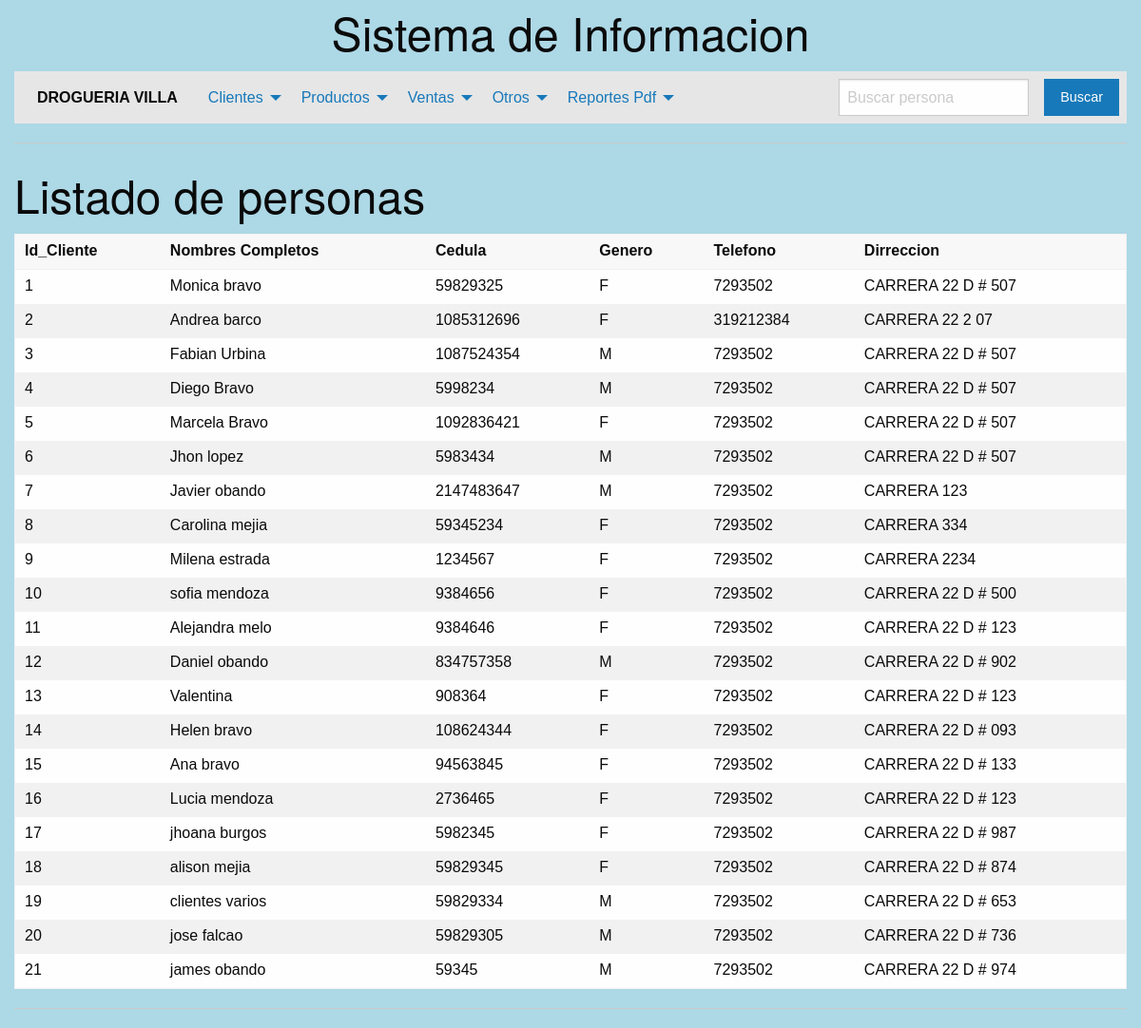
The page /listar1.php on the database its author committed.
### tables this page shows
CREATE TABLE `cliente` (
  `id_usuario` int(10) NOT NULL,
  `nombre` varchar(150) NOT NULL,
  `cedula` int(10) NOT NULL,
  `genero` varchar(1) NOT NULL,
  `telefono` int(15) NOT NULL,
  `direccion` varchar(20) NOT NULL
);

### listar1.php (the view, shortened to what this page needs)
<head>
  <link rel="stylesheet" href="css/foundation.css">
  <link rel="stylesheet" href="css/app.css">
</head>
<body>
  <div class="grid-container">
        <?php include('dibuja_menu.php'); ?>
        <h1>Listado de personas</h1>
        <table>
            <thead>
                <th>Id_Cliente </th>
                <th>Nombres Completos </th>
                <th>Cedula </th>
                <th>Genero</th>
                <th>Telefono</th>
                <th>Dirreccion</th>
            </thead>
            <tbody>
                <?php
                    $bd  = conectar();
                    $sql = "select * from cliente order by id_usuario";
                    $res = mysqli_query($bd,$sql);
                    while ($arr = mysqli_fetch_array($res)){
                        echo "<tr>";
                        echo "<td>" . $arr[0] . "</td>";
                        echo "<td>" . $arr[1] . "</td>";
                        echo "<td>" . $arr[2] . "</td>";
                        echo "<td>" . $arr[3] . "</td>";
                        echo "<td>" . $arr[4] . "</td>";
                        echo "<td>" . $arr[5] . "</td>";
                        echo "</tr>";
                    }
                ?>
            </tbody>
        </table>
        <hr>
    </div>
</body>
</html>

### dibuja_menu.php
<?php
echo "
<center> <h1>Sistema de Informacion </h1></center>
<div class='top-bar'>
  <div class='top-bar-left'>
    <ul class='dropdown menu' data-dropdown-menu>
      <li class='menu-text'> DROGUERIA VILLA </li>
      <li>
        <a href='#'>Clientes</a>
        <ul class='menu vertical'>
          <li><a href='listar1.php'>Listar</a></li>
          <li><a href='index.php'>Insertar</a></li>
          <li><a href='eliminar1.php'>Eliminar</a></li>
          <li><a href='consultar1.php'>Consultar por genero</a></li>
        </ul>
      </li>
      <li>
        <a href='#'>Productos</a>
        <ul class='menu vertical'>
          <li><a href='listar_pro.php'>Listar</a></li>
          <li><a href='productor1.php'>Insertar</a></li>
          <li><a href='eliminar_pro.php'>Eliminar</a></li>
        </ul>
      </li>
      <li>
        <a href='#'>Ventas</a>
        <ul class='menu vertical'>
          <li><a href='venta.php'>Ventas</a></li>
        </ul>
      </li>
      <li>
        <a href='#'>Otros</a>
        <ul class='menu vertical'>
          <li><a href='#'id='op_desarrollador'>Desarrollador</a></li>
          <li><a href='#' id='op_sql'>Consulta SQL</a></li>
        </ul>
      </li>
      <li>
        <a href='#'>Reportes Pdf</a>
        <ul class='menu vertical'>
          <li><a href='reportePDF.php' target='_blank'>Clientes</a></li>
          <li><a href='ventasPDF.php' target='_blank'>ventas</a></li>
        </ul>
      </li>
    </ul>
  </div>
  <div class='top-bar-right'>
    <ul class='menu'>
      <li><input type='search' placeholder='Buscar persona' id='txtBuscar'></li>
      <li><button type='button' class='button' id='cmdBuscar'>Buscar</button></li>
    </ul>
  </div>
</div>
<hr>
<div class='reveal' id='Modal1' data-reveal>
  <div id='divres'></div>
  <button class='close-button' data-close aria-label='Close modal' type='button'>
    <span aria-hidden='true'>&times;</span>
  </button>
</div>
";
?>

### css/app.css (style rules this page uses)
body { background: #add8e6 ; }
body { font-family: Arial, sans-serif; }

### rows shown on the page
cliente: id_usuario "1", nombre "Monica bravo", cedula "59829325", genero "F", telefono "7293502", direccion "CARRERA 22 D # 507"
cliente: id_usuario "2", nombre "Andrea barco", cedula "1085312696", genero "F", telefono "319212384", direccion "CARRERA 22 2 07"
cliente: id_usuario "3", nombre "Fabian Urbina", cedula "1087524354", genero "M", telefono "7293502", direccion "CARRERA 22 D # 507"
cliente: id_usuario "4", nombre "Diego Bravo", cedula "5998234", genero "M", telefono "7293502", direccion "CARRERA 22 D # 507"
cliente: id_usuario "5", nombre "Marcela Bravo", cedula "1092836421", genero "F", telefono "7293502", direccion "CARRERA 22 D # 507"
cliente: id_usuario "6", nombre "Jhon lopez", cedula "5983434", genero "M", telefono "7293502", direccion "CARRERA 22 D # 507"
cliente: id_usuario "7", nombre "Javier obando", cedula "2147483647", genero "M", telefono "7293502", direccion "CARRERA 123"
cliente: id_usuario "8", nombre "Carolina mejia", cedula "59345234", genero "F", telefono "7293502", direccion "CARRERA 334"
cliente: id_usuario "9", nombre "Milena estrada", cedula "1234567", genero "F", telefono "7293502", direccion "CARRERA 2234"
cliente: id_usuario "10", nombre "sofia mendoza", cedula "9384656", genero "F", telefono "7293502", direccion "CARRERA 22 D # 500"
cliente: id_usuario "11", nombre "Alejandra melo", cedula "9384646", genero "F", telefono "7293502", direccion "CARRERA 22 D # 123"
cliente: id_usuario "12", nombre "Daniel obando", cedula "834757358", genero "M", telefono "7293502", direccion "CARRERA 22 D # 902"
cliente: id_usuario "13", nombre "Valentina", cedula "908364", genero "F", telefono "7293502", direccion "CARRERA 22 D # 123"
cliente: id_usuario "14", nombre "Helen bravo", cedula "108624344", genero "F", telefono "7293502", direccion "CARRERA 22 D # 093"
cliente: id_usuario "15", nombre "Ana bravo", cedula "94563845", genero "F", telefono "7293502", direccion "CARRERA 22 D # 133"
cliente: id_usuario "16", nombre "Lucia mendoza", cedula "2736465", genero "F", telefono "7293502", direccion "CARRERA 22 D # 123"
cliente: id_usuario "17", nombre "jhoana burgos", cedula "5982345", genero "F", telefono "7293502", direccion "CARRERA 22 D # 987"
cliente: id_usuario "18", nombre "alison mejia", cedula "59829345", genero "F", telefono "7293502", direccion "CARRERA 22 D # 874"
cliente: id_usuario "19", nombre "clientes varios", cedula "59829334", genero "M", telefono "7293502", direccion "CARRERA 22 D # 653"
cliente: id_usuario "20", nombre "jose falcao", cedula "59829305", genero "M", telefono "7293502", direccion "CARRERA 22 D # 736"
cliente: id_usuario "21", nombre "james obando", cedula "59345", genero "M", telefono "7293502", direccion "CARRERA 22 D # 974"
